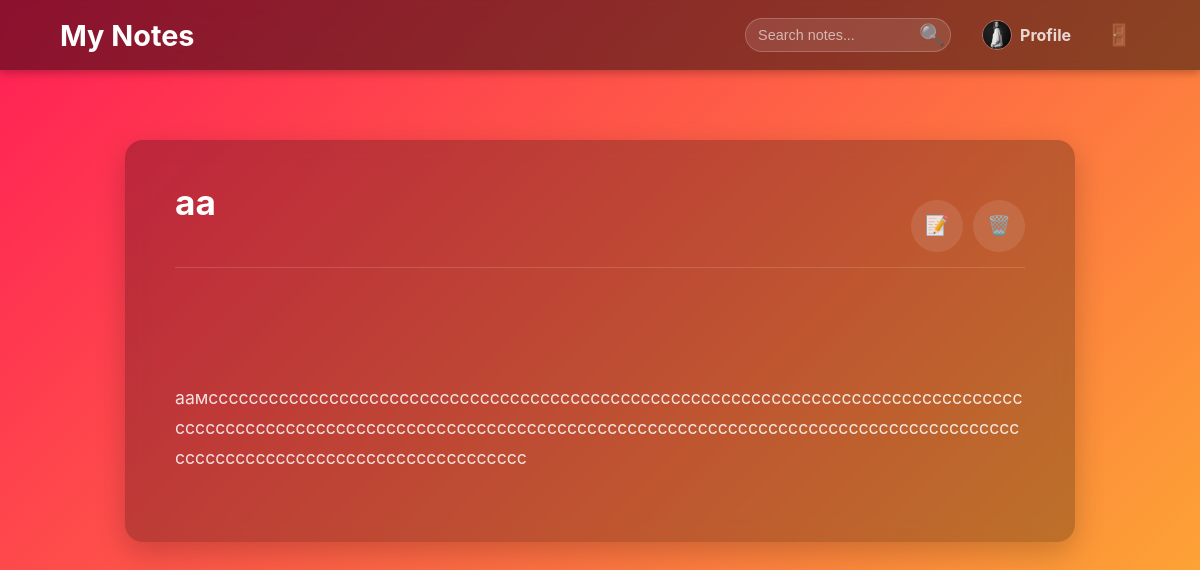
/notes/note/30/ (signed in), run on the app's committed database.
### notes/models.py (models this page shows, shortened)
class UserProfile(models.Model):
    user = models.OneToOneField(User, on_delete=models.CASCADE)
    full_name = models.CharField(max_length=100, blank=True)
    birth_date = models.DateField(null=True, blank=True)
    GENDER_CHOICES = [
        ('male', 'Male'),
        ('female', 'Female'),
        ('other', 'Other'),
    ]
    gender = models.CharField(max_length=10, choices=GENDER_CHOICES, blank=True)
    avatar = models.ImageField(upload_to='avatars/', null=True, blank=True)
    bio = models.TextField(max_length=500, blank=True)

class Note(models.Model):
    user = models.ForeignKey(User, on_delete=models.CASCADE, related_name='notes')
    folder = models.ForeignKey(Folder, on_delete=models.SET_NULL, null=True, blank=True, related_name='notes')
    title = models.CharField(verbose_name="Заголовок", max_length=200)
    content = models.TextField(verbose_name="Текст нотатки")
    created_at = models.DateTimeField(verbose_name="Дата створення", auto_now_add=True)
    updated_at = models.DateTimeField(verbose_name="Оновлено", auto_now=True)
    is_deleted = models.BooleanField(default=False)

### notes/views.py (the view)
# urls.py: path('note/<int:id>/', notes_views.details_view, name='details'),
@login_required
def details_view(request, id):
    note = get_object_or_404(Note, id=id, user=request.user)
    context = {
        'note': note
    }
    return render(request, 'notes/note_detail.html', context)

### notes/templates/notes/note_detail.html
{% extends 'notes/base.html' %}
{% load static %}
{% block content %}
<div class="note-detail-container">
    <div class="note-header">
        <h1 class="note-detail-title">{{ note.title }}</h1>
        <div class="note-actions">
            <a href="{% url 'notes:edit_note' note.id %}" class="btn-action btn-edit" title="Edit Note">
                <span>📝</span>
            </a>
            <a href="{% url 'notes:delete_note' note.id %}" class="btn-action btn-delete" title="Delete Note" onclick="return confirm('Are you sure you want to move this note to the trash?');">
                <span>🗑️</span>
            </a>
        </div>
    </div>
    <div class="note-detail-content">
        {{ note.content|linebreaksbr }}
    </div>
</div>
{% endblock %}

### notes/templates/notes/base.html (shortened to what this page needs)
{% load static %}
<!DOCTYPE html>
<html lang="uk">
<head>
    <link rel="stylesheet" href="{% static 'notes/style.css' %}">
</head>
<body>
    <nav class="navbar">
        <div class="nav-container">
            <a href="{% url 'notes:index' %}" class="navbar-brand">My Notes</a>
            <div class="navbar-menu">
                <form action="{% url 'notes:search_notes' %}" method="GET" class="search-form">
                    <input type="text" name="q" placeholder="Search notes..." class="search-input" value="{{ request.GET.q }}">
                    <button type="submit" class="search-button">🔍</button>
                </form>
                {% block nav_profile %}
                <a href="{% url 'notes:profile' %}" class="navbar-item profile-link">
                    {% if request.user.userprofile.avatar %}
                        <img src="{{ request.user.userprofile.avatar.url }}" alt="Avatar" class="navbar-avatar">
                    {% else %}
                        <span class="navbar-avatar default-avatar">👤</span>
                    {% endif %}
                    <span>Profile</span>
                </a>
                {% endblock %}
                {% block nav_logout %}
                <a href="{% url 'notes:logout' %}" class="navbar-item logout-link" title="Go out">
                    <span class="icon-logout">🚪</span>
                </a>
                {% endblock %}
            </div>
        </div>
    </nav>
    <div class="container">
        {% block content %}{% endblock %}
    </div>
</body>
</html>

### notes/static/notes/style.css (style rules this page uses)
body { margin: 0; font-family: 'Inter', sans-serif; background: linear-gradient(-45deg, #ff1e56, #ff7300, #fcd12a, #ff1e56); background-size: 400% 400%; animation: animatedGradient 12s ease infinite; color: #333; }
.container { max-width: 1500px; margin: 0 auto; padding: 20px 40px; box-sizing: border-box; }
.btn, .icon-btn, .btn-logout, .navbar-item, .note-form button, .trash-button { background: linear-gradient(135deg, #ff7300, #ff1e56); color: white; padding: 12px 24px; border: none; border-radius: 30px; cursor: pointer; font-weight: bold; transition: background 0.3s ease, transform 0.2s ease; box-shadow: 0 4px 12px rgba(0, 0, 0, 0.2); text-decoration: none; }
.note-actions { display: flex; justify-content: center; gap: 16px; margin-top: 20px; }
.navbar { background: rgba(0, 0, 0, 0.45); backdrop-filter: blur(12px); padding: 12px 0; box-shadow: 0 3px 8px rgba(0,0,0,0.25); position: sticky; top: 0; z-index: 1000; margin-bottom: 20px; }
.nav-container { width: 90%; max-width: 1100px; margin: 0 auto; display: flex; justify-content: space-between; align-items: center; }
.navbar-brand { color: white; text-decoration: none; font-size: 1.8em; font-weight: 700; transition: color 0.3s ease; }
.navbar-menu { display: flex; align-items: center; gap: 15px; }
.search-form { margin-left: 0; }
.search-input { padding: 9px 15px 9px 15px; border-radius: 8px; border: 1px solid rgba(255, 255, 255, 0.15); background-color: rgba(255, 255, 255, 0.1); color: white; font-size: 0.95em; transition: background-color 0.3s ease, border-color 0.3s ease, width 0.3s ease; width: 160px; outline: none; }
.search-button { padding: 8px 10px; margin-left: -42px; background: none; border: none; color: rgba(255, 255, 255, 0.7); cursor: pointer; font-size: 1.3em; transition: color 0.3s ease; z-index: 2; display: flex; align-items: center; height: 100%; }
.navbar-item { color: rgba(255, 255, 255, 0.8); text-decoration: none; font-size: 1em; padding: 8px 12px; border-radius: 6px; transition: background-color 0.3s ease, color 0.3s ease; display: flex; align-items: center; gap: 8px; margin-left: 0; background: none; box-shadow: none; }
.navbar-avatar { width: 28px; height: 28px; border-radius: 50%; object-fit: cover; border: 1px solid rgba(255, 255, 255, 0.3); display: inline-flex; align-items: center; justify-content: center; }
.logout-link { padding: 8px; }
.icon-logout { font-size: 1.3em; line-height: 1; }
.search-form { display: flex; align-items: center; margin-left: 20px; }
.search-input { padding: 8px 12px; border-radius: 20px; border: 1px solid rgba(255, 255, 255, 0.2); background-color: rgba(255, 255, 255, 0.1); color: white; font-size: 0.9em; outline: none; transition: background-color 0.3s ease, border-color 0.3s ease; width: 180px; }
.search-input::placeholder { color: rgba(255, 255, 255, 0.6); }
.note-detail-container { max-width: 850px; margin: 30px auto; padding: 40px 50px; background: rgba(0, 0, 0, 0.25); border-radius: 18px; box-shadow: 0 10px 30px rgba(0, 0, 0, 0.2); backdrop-filter: blur(10px); color: rgba(255, 255, 255, 0.9); position: relative; }
.note-header { display: flex; justify-content: space-between; align-items: flex-start; margin-bottom: 25px; padding-bottom: 15px; border-bottom: 1px solid rgba(255, 255, 255, 0.15); }
.note-detail-title { font-size: 2.2em; font-weight: 700; color: white; margin: 0; line-height: 1.3; word-break: break-word; }
.note-actions { display: flex; gap: 10px; }
.btn-action { display: inline-flex; align-items: center; justify-content: center; padding: 8px; border-radius: 50%; background-color: rgba(255, 255, 255, 0.1); color: rgba(255, 255, 255, 0.8); font-size: 1.2em; text-decoration: none; transition: background-color 0.3s ease, color 0.3s ease, transform 0.2s ease; line-height: 1; width: 36px; height: 36px; }
.note-detail-content { font-size: 1.1em; line-height: 1.7; color: rgba(255, 255, 255, 0.85); white-space: pre-wrap; word-wrap: break-word; }

### data on the page
Note: title "аа", content "аамсссссссссссссссссссссссссссссссссссссссссссссссссссссссссссссссссссссссссссссссссссссссссссссссссссссссссссссссссссссссссссссссссссссссссссссссссссссссссссссссссссссссссссссссссссссссссссссссссссссссс"
